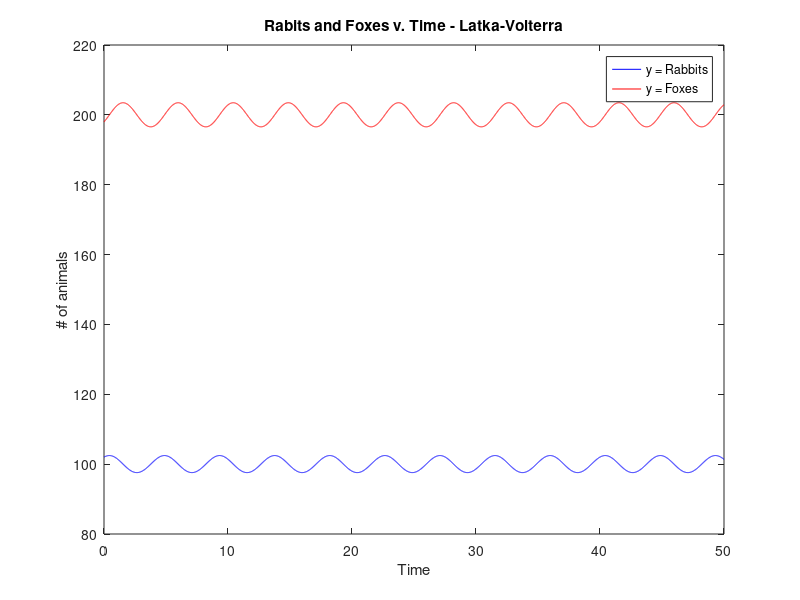
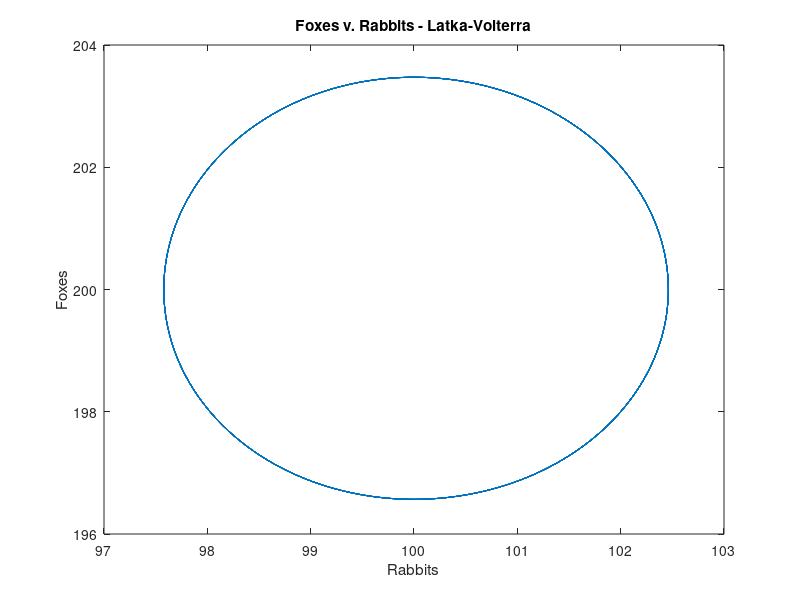
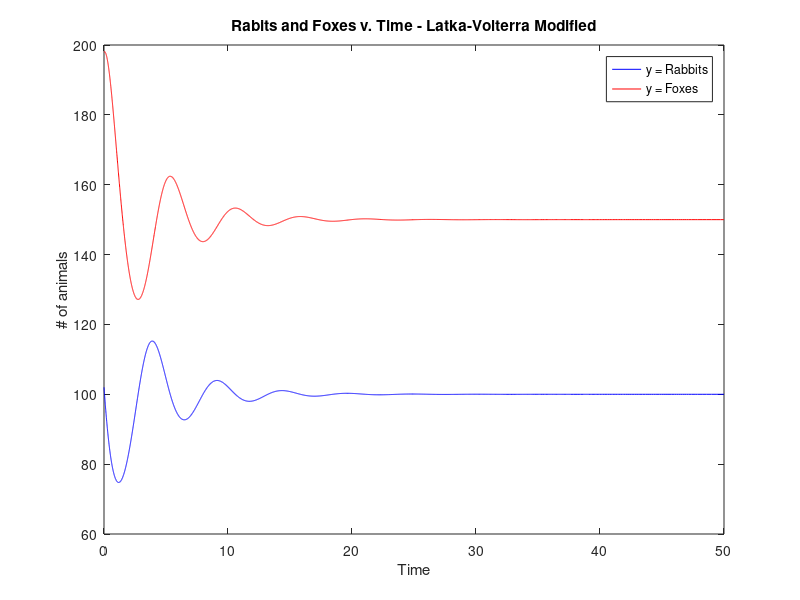
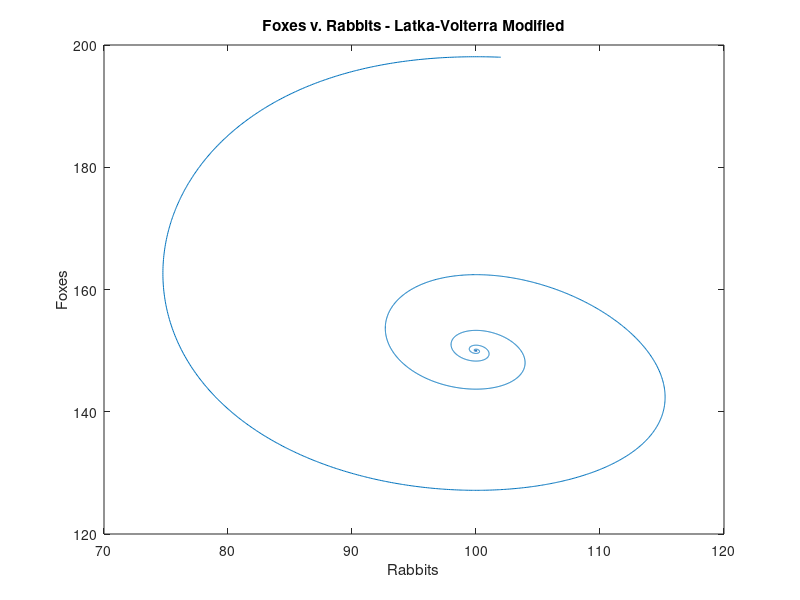

Write the MATLAB code that produced these figures, in order.
T = 50;
R = 400;
r_0 = 102;
f_0 = 198;
alpha = 0.01;
Rab(1) = r_0;
Fox(1) = f_0;
n = 5000;
h = T/n;
E1 = r_0;
E2 = f_0;

D2 = @(t,y) [2*(1-y(1)/R)*y(1) - alpha*y(1)*y(2); -y(2) + alpha*y(1)*y(2)];
D = @(t,y) [2*y(1) - alpha*y(1)*y(2); -y(2) + alpha*y(1)*y(2)];
options = odeset('relTol', eps);
[t, Y] = ode23s(D,[0 T], [r_0,f_0],options);
[t1, Y1] = ode23s(D2,[0 T], [r_0,f_0],options);

figure(1)
plot(t,Y(:,1),'b', t ,Y(:,2), 'r') 
title('Rabits and Foxes v. Time - Latka-Volterra')
xlabel('Time') % x-axis label
ylabel('# of animals') % y-axis label
legend('y = Rabbits','y = Foxes')

figure(2)
plot(Y(:,1),Y(:,2))
title('Foxes v. Rabbits - Latka-Volterra')
xlabel('Rabbits') % x-axis label
ylabel('Foxes') % y-axis label

figure(3)
plot(t1,Y1(:,1),'b', t1 ,Y1(:,2), 'r') 
title('Rabits and Foxes v. Time - Latka-Volterra Modified')
xlabel('Time') % x-axis label
ylabel('# of animals') % y-axis label
legend('y = Rabbits','y = Foxes')

figure(4)
plot(Y1(:,1),Y1(:,2))
title('Foxes v. Rabbits - Latka-Volterra Modified')
xlabel('Rabbits') % x-axis label
ylabel('Foxes') % y-axis label